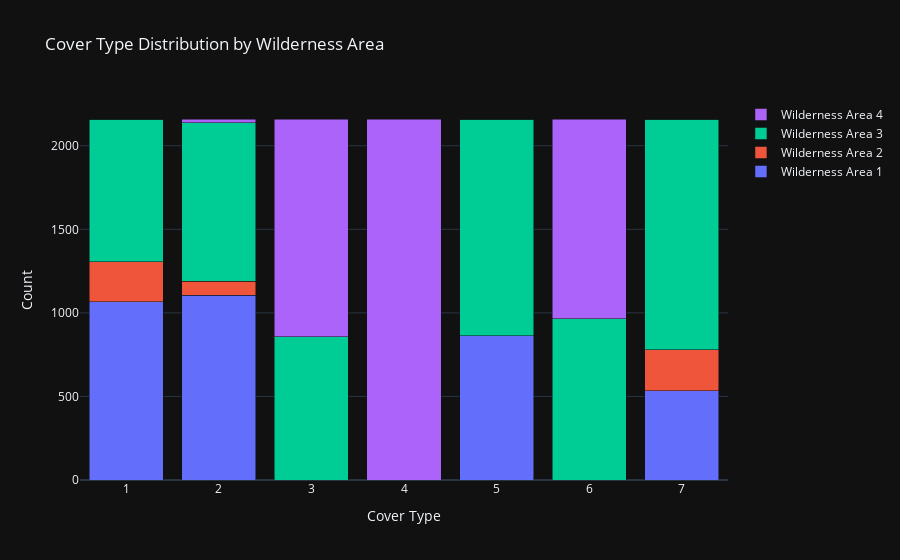

Write notebook code for a chart like this one.
### Code cell
# plot cover type distribution by wilderness area 

df_viz = df.groupby(['Cover_Type', 'Wilderness_Area']).size().reset_index(name='count')
df_viz = df_viz.pivot(index='Cover_Type', columns='Wilderness_Area', values='count').reset_index()

fig = go.Figure(data=[
    go.Bar(name='Wilderness Area 1', x=df_viz['Cover_Type'], y=df_viz[1]),
    go.Bar(name='Wilderness Area 2', x=df_viz['Cover_Type'], y=df_viz[2]),
    go.Bar(name='Wilderness Area 3', x=df_viz['Cover_Type'], y=df_viz[3]),
    go.Bar(name='Wilderness Area 4', x=df_viz['Cover_Type'], y=df_viz[4])
])

fig.update_layout(
    barmode='stack',
    title='Cover Type Distribution by Wilderness Area',
    xaxis_title='Cover Type',
    yaxis_title='Count',
    template=plots_theme
)

fig.show()

### Figure 1 — Plotly figure (JSON) as saved in the notebook; plotly's stock layout.template omitted (floating-point values rounded to 4 significant figures)
{"data": [{"name": "Wilderness Area 1", "type": "bar", "x": [1, 2, 3, 4, 5, 6, 7], "y": [1068, 1105, 0, 0, 862, 0, 533]}, {"name": "Wilderness Area 2", "type": "bar", "x": [1, 2, 3, 4, 5, 6, 7], "y": [237, 85, 0, 0, 0, 0, 247]}, {"name": "Wilderness Area 3", "type": "bar", "x": [1, 2, 3, 4, 5, 6, 7], "y": [855, 949, 856, 0, 1298, 964, 1380]}, {"name": "Wilderness Area 4", "type": "bar", "x": [1, 2, 3, 4, 5, 6, 7], "y": [0, 21, 1304, 2160, 0, 1196, 0]}], "layout": {"barmode": "stack", "title": {"text": "Cover Type Distribution by Wilderness Area"}, "xaxis": {"title": {"text": "Cover Type"}}, "yaxis": {"title": {"text": "Count"}}}}
